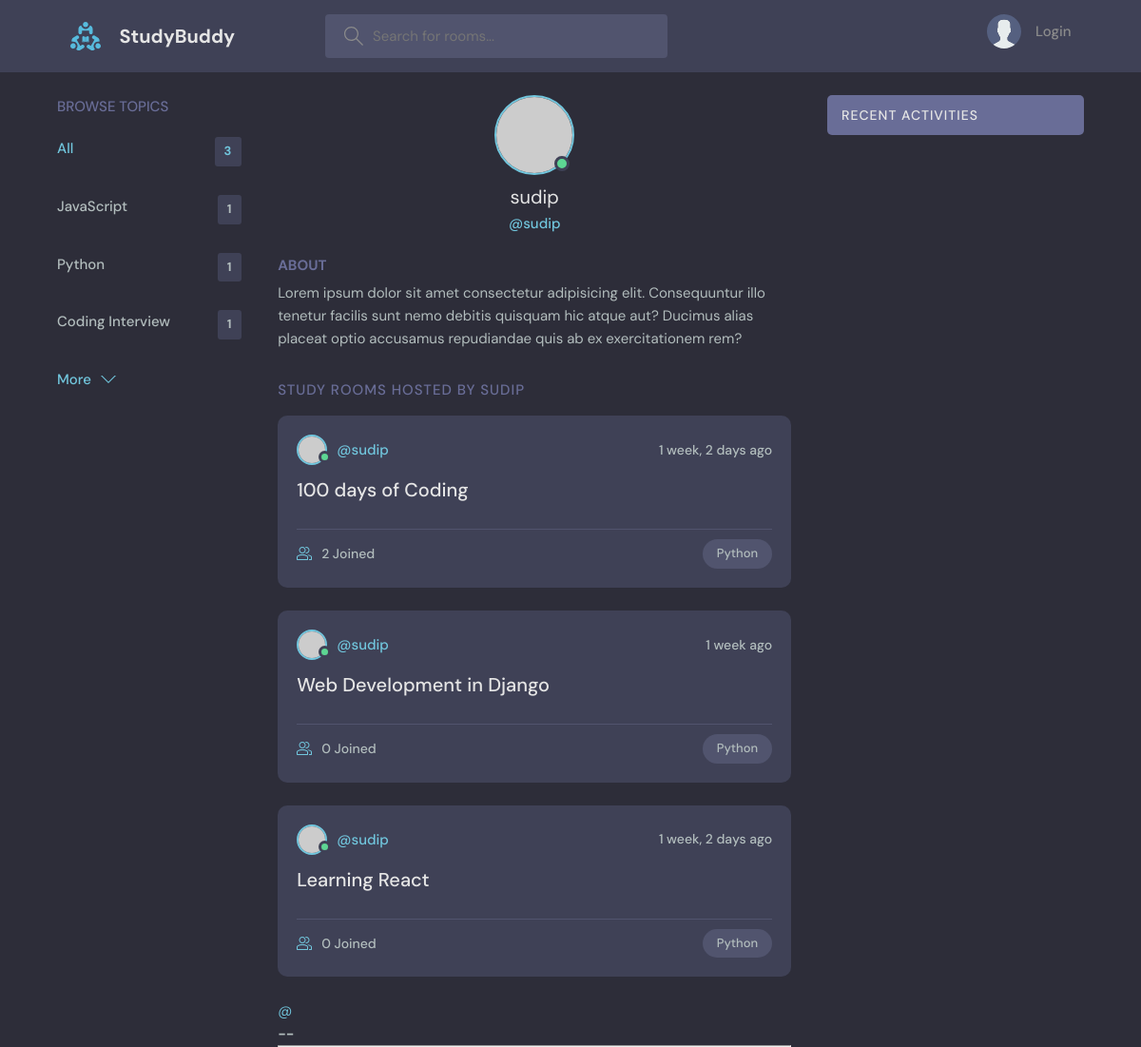
Before: /profile/1 with the older database file.
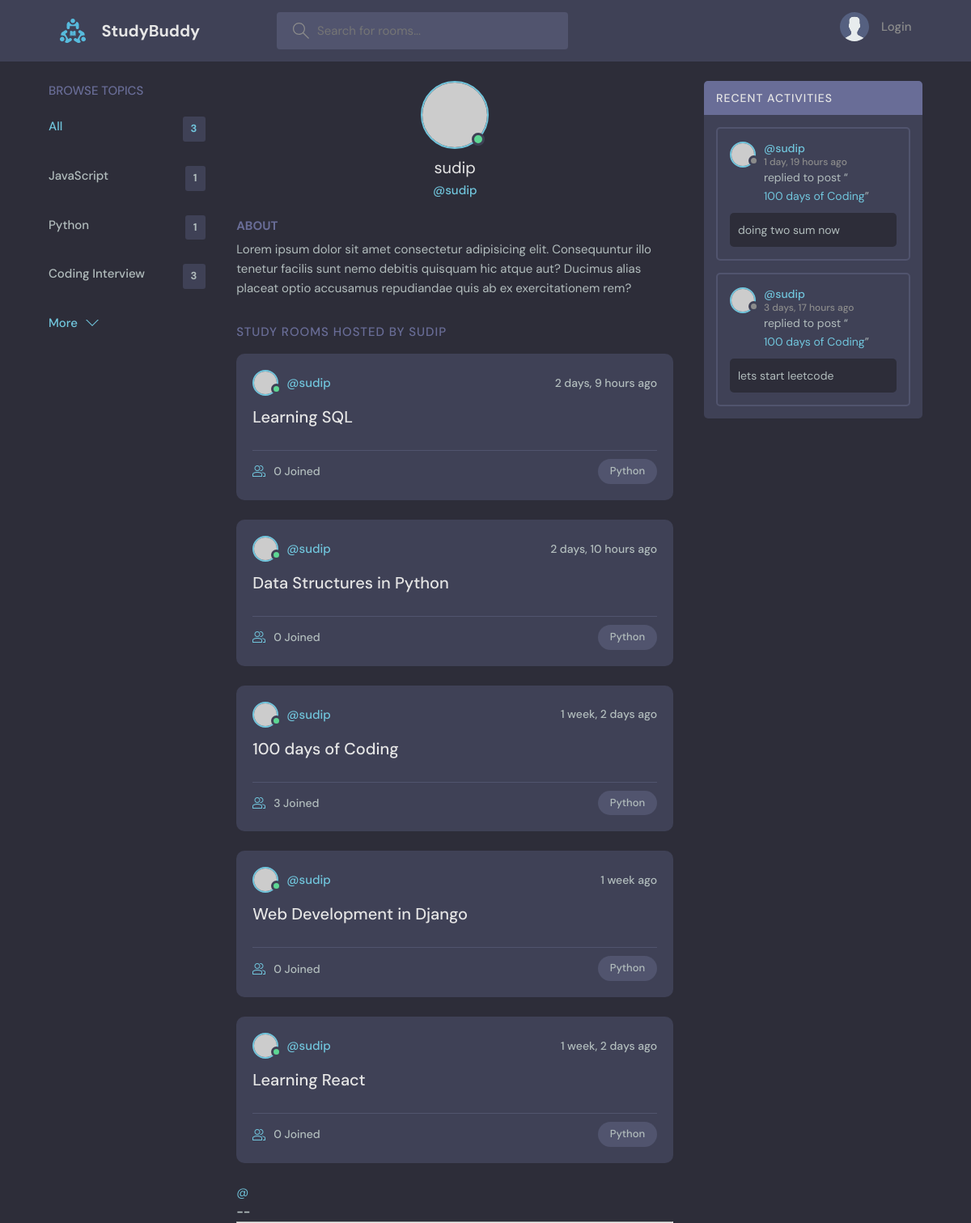
After: the same page with the newer database file.
### base/models.py (models this page shows, shortened)
class Topics(models.Model):
    name = models.CharField(max_length=200)

class Room(models.Model):
    host = models.ForeignKey(User, on_delete=models.SET_NULL, null=True)
    participants = models.ManyToManyField(
        User, related_name='participants', blank=True)
    topic = models.ForeignKey(Topics, on_delete=models.SET_NULL, null=True)
    name = models.CharField(max_length=200)
    description = models.TextField(null=True, blank=True)
    updated = models.DateTimeField(auto_now=True)
    created = models.DateTimeField(auto_now_add=True)
    class Meta:
        ordering = ['-updated', '-created']
    def __str__(self):
        return self.name

class Message(models.Model):
    user = models.ForeignKey(
        User, on_delete=models.CASCADE, blank=True, null=True)
    room = models.ForeignKey(Room, on_delete=models.CASCADE)
    body = models.TextField()
    updated = models.DateTimeField(auto_now=True)
    created = models.DateTimeField(auto_now_add=True)
    class Meta:
        ordering = ['-updated', '-created']

### base/views.py (the view)
# urls.py: path('profile/<str:pk>', views.userProfile, name='user-profile'),
def userProfile(request, pk):
    user = User.objects.get(id=pk)
    rooms = user.room_set.all()
    room_message = user.message_set.all()
    topics = Topics.objects.all()
    context = {'user': user, 'rooms': rooms,
               'room_message': room_message, 'topics': topics}
    return render(request, 'base/profile.html', context)

### base/templates/base/profile.html (shortened to what this page needs)
{% extends 'main.html' %}
{% block content %}
  <main class="profile-page layout layout--3">
    <div class="container">
    {% include 'base/topics_component.html' %}
      <div class="roomList">
        <div class="profile">
          <div class="profile__avatar">
            <div class="avatar avatar--large active">
              <img src="https://randomuser.me/api/portraits/men/11.jpg" />
            </div>
          </div>
          <div class="profile__info">
            <h3>{{user.username}}</h3>
            <p>@{{user.username}}</p>
          </div>
          <div class="profile__about">
            <h3>About</h3>
            <p>
              Lorem ipsum dolor sit amet consectetur adipisicing elit. Consequuntur illo tenetur
              facilis sunt nemo debitis quisquam hic atque aut? Ducimus alias placeat optio
              accusamus repudiandae quis ab ex exercitationem rem?
            </p>
          </div>
        </div>
        <div class="roomList__header">
          <div>
            <h2>Study Rooms Hosted by {{user.username}}</a>
            </h2>
          </div>
        </div>
      {% include 'base/feed_component.html' %}
      </div>
      {% include 'base/activity_component.html' %}
    </div>
  </main>
  {% endblock content %}

### templates/main.html (shortened to what this page needs)
<!DOCTYPE html>
{% load static %}
<html lang="en">
<head>
    <link rel="stylesheet" href="{% static  'styles/style.css' %}" />
</head>
<body>
        {% include 'navbar.html' %}
        {% block content %}
        {% endblock %}
</body>
</html>

### templates/navbar.html (shortened to what this page needs)
{% load static %}
<header class="header header--loggedIn">
    <div class="container">
        <a href="{% url 'home' %}" class="header__logo">
            <img src="{% static 'images/logo.svg' %}" />
            <h1>StudyBuddy</h1>
        </a>
        <form class="header__search" method="get" action="{% url 'home' %}">
            <label>
                <input name="q" placeholder="Search for rooms..." />
            </label>
        </form>
        <nav class="header__menu">
            {% if request.user.is_authenticated %}
            <div class="header__user">
                <a href="{% url 'user-profile' user.id %}">
                    <div class="avatar avatar--medium active">
                        <img src="https://randomuser.me/api/portraits/men/37.jpg" />
                    </div>
                    <p>{{request.user.username}}<span>@{{request.user.username}}</span></p>
                </a>
                <button class="dropdown-button">
                    <svg version="1.1" xmlns="http://www.w3.org/2000/svg" width="32" height="32" viewBox="0 0 32 32">
                        <title>chevron-down</title>
                        <path d="M16 21l-13-13h-3l16 16 16-16h-3l-13 13z"></path>
                    </svg>
                </button>
            </div>
            {% else %}
            <a href="{% url 'login' %}">
                        <img src="{% static 'images/avatar.svg' %}" />
                        <p>Login</p>
                      </a>
            {% endif %}
        </nav>
    </div>
</header>

### base/templates/base/topics_component.html
<div class="topics">
    <div class="topics__header">
        <h2>Browse Topics</h2>
    </div>
    <ul class="topics__list">
        <li>
            <a href="{% url 'home' %}" class="active">All <span>{{topics.count}}</span></a>
        </li>
        {% for topic in topics %}
        <li>
            <a href="{% url 'home' %}?q={{topic.name}}">{{topic.name}} <span>{{topic.room_set.all.count}}</span></a>
        </li>
        {% endfor %}
    </ul>
    <a class="btn btn--link" href="{% url 'topics' %}">
        More
        <svg version="1.1" xmlns="http://www.w3.org/2000/svg" width="32" height="32" viewBox="0 0 32 32">
            <title>chevron-down</title>
            <path d="M16 21l-13-13h-3l16 16 16-16h-3l-13 13z"></path>
        </svg>
    </a>
</div>

### base/templates/base/feed_component.html (shortened to what this page needs)
{% for room in rooms %}
<div class="roomListRoom">
    <div class="roomListRoom__header">
        <a href="{% url 'user-profile' room.host.id %}" class="roomListRoom__author">
            <div class="avatar avatar--small active">
                <img src="https://randomuser.me/api/portraits/men/11.jpg" />
            </div>
            <span>@{{room.host.username}}</span>
        </a>
        <div class="roomListRoom__actions">
            <span>{{room.created|timesince}} ago</span>
        </div>
    </div>
    <div class="roomListRoom__content">
        <a href="{% url 'user-profile' room.host.id %}">{{room.name}}</a>
    </div>
    <div class="roomListRoom__meta">
        <a class="roomListRoom__joined">
            {{room.participants.all.count}} Joined
        </a>
        <p class="roomListRoom__topic">Python</p>
    </div>
</div>
{% endfor %}
<div>
    <a href="">@</a>
    <h5> {{room.id}} -- <a href="rooms/{{room.id}}">{{room.name}}</a></h5>
</div>

### base/templates/base/activity_component.html (shortened to what this page needs)
<div class="activities">
    <div class="activities__header">
        <h2>Recent Activities</h2>
    </div>
    {% for message in room_message %}
    <div class="activities__box">
        <div class="activities__boxHeader roomListRoom__header">
            <a href="{% url 'user-profile' message.user.id %}" class="roomListRoom__author">
                <div class="avatar avatar--small">
                    <img src="https://randomuser.me/api/portraits/women/11.jpg" />
                </div>
                <p>
                    @{{message.user}}
                    <span>{{message.created|timesince}} ago</span>
                </p>
            </a>
        </div>
        <div class="activities__boxContent">
            <p>replied to post “<a href="{% url 'room' message.room.id %}">{{message.room}}</a>”</p>
            <div class="activities__boxRoomContent">
                {{message.body}}
            </div>
        </div>
    </div>
    {% endfor %}
</div>

Changed rows visible on the page:
computed for Topics "Coding Interview": room_set.all.count "1" → "3"
added Room: host.username "sudip", created "2 days, 9 hours", name "Learning SQL", participants.all.count "0"
added Room: host.username "sudip", created "2 days, 10 hours", name "Data Structures in Python", participants.all.count "0"
computed for Room "100 days of Coding": participants.all.count "2" → "3"
added Message: user "sudip", created "1 day, 19 hours", room "100 days of Coding", body "doing two sum now"
added Message: user "sudip", created "3 days, 17 hours", room "100 days of Coding", body "lets start leetcode"
